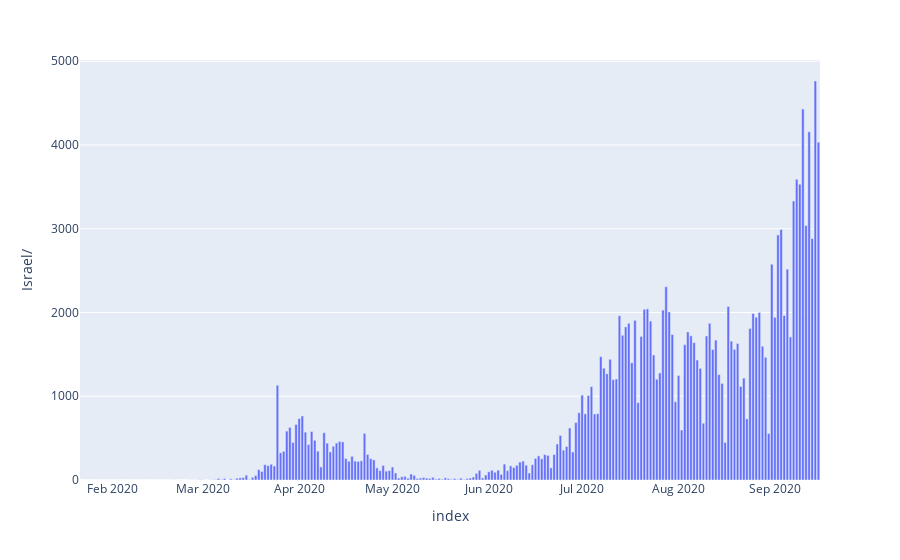

This figure's notebook cell:
### Code cell
px.bar(df_t.diff(), x=df_t.index, y='Israel/')

### Figure 1 — Plotly figure (JSON) as saved in the notebook; plotly's stock layout.template omitted (floating-point values rounded to 4 significant figures; data arrays with more than 128 entries replaced by an {"elided": "..."} marker saying what was removed)
{"data": [{"alignmentgroup": "True", "hovertemplate": "index=%{x}<br>Israel/=%{y}<extra></extra>", "legendgroup": "", "marker": {"color": "#636efa"}, "name": "", "offsetgroup": "", "orientation": "v", "showlegend": false, "textposition": "auto", "type": "bar", "x": {"elided": "238 str values"}, "xaxis": "x", "y": {"elided": "238 int values"}, "yaxis": "y"}], "layout": {"barmode": "relative", "legend": {"tracegroupgap": 0}, "margin": {"t": 60}, "xaxis": {"anchor": "y", "domain": [0, 1], "title": {"text": "index"}}, "yaxis": {"anchor": "x", "domain": [0, 1], "title": {"text": "Israel/"}}}}
